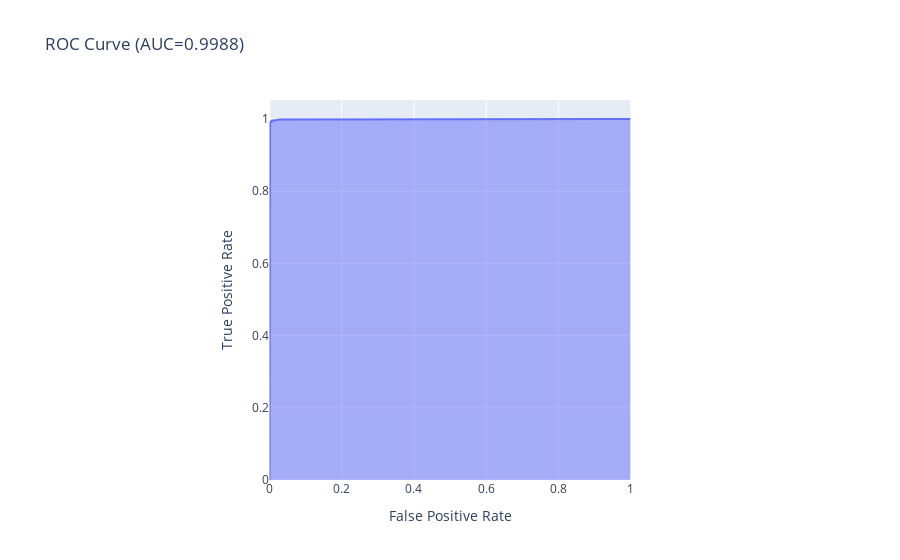
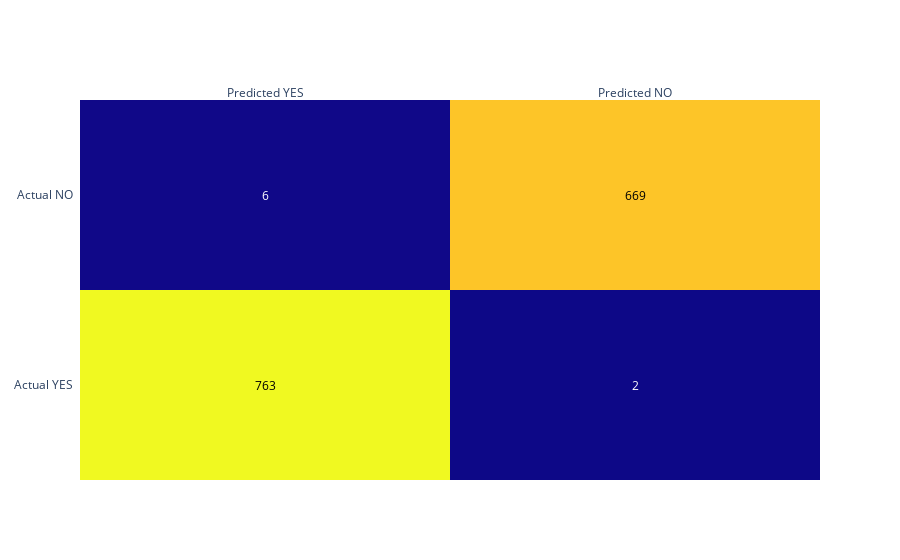
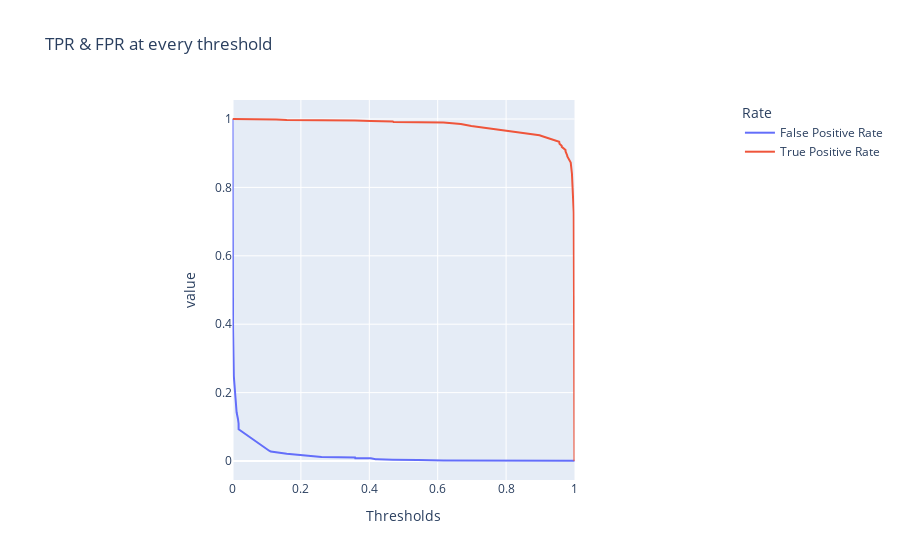
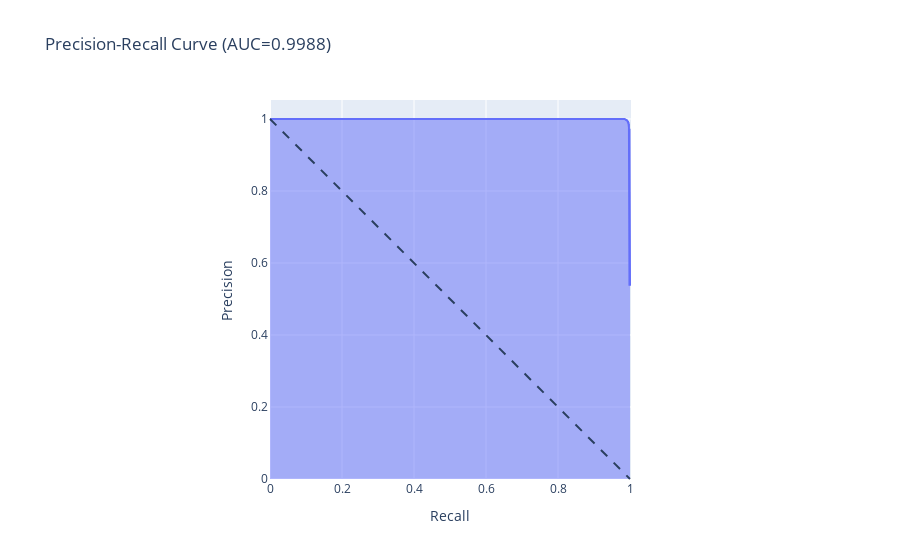

These figures' notebook cell, in order:
### Code cell
evaluate()

### Figure 1 — Plotly figure (JSON) as saved in the notebook; plotly's stock layout.template omitted (floating-point values rounded to 4 significant figures; data arrays with more than 128 entries replaced by an {"elided": "..."} marker saying what was removed)
{"data": [{"fillpattern": {"shape": ""}, "hovertemplate": "False Positive Rate=%{x}<br>True Positive Rate=%{y}<extra></extra>", "legendgroup": "", "line": {"color": "#636efa"}, "marker": {"symbol": "circle"}, "mode": "lines", "name": "", "orientation": "v", "showlegend": false, "stackgroup": "1", "type": "scatter", "x": {"elided": "232 float values"}, "xaxis": "x", "y": {"elided": "232 float values"}, "yaxis": "y"}], "layout": {"legend": {"tracegroupgap": 0}, "title": {"text": "ROC Curve (AUC=0.9988)"}, "xaxis": {"anchor": "y", "constrain": "domain", "domain": [0, 1], "title": {"text": "False Positive Rate"}}, "yaxis": {"anchor": "x", "domain": [0, 1], "scaleanchor": "x", "scaleratio": 1, "title": {"text": "True Positive Rate"}}}}

### Figure 2 — Plotly figure (JSON) as saved in the notebook; plotly's stock layout.template omitted (floating-point values rounded to 4 significant figures)
{"data": [{"colorscale": [[0, "#0d0887"], [0.1111, "#46039f"], [0.2222, "#7201a8"], [0.3333, "#9c179e"], [0.4444, "#bd3786"], [0.5556, "#d8576b"], [0.6667, "#ed7953"], [0.7778, "#fb9f3a"], [0.8889, "#fdca26"], [1, "#f0f921"]], "reversescale": false, "showscale": false, "type": "heatmap", "x": ["Predicted YES", "Predicted NO"], "y": ["Actual YES", "Actual NO"], "z": [[763, 2], [6, 669]]}], "layout": {"annotations": [{"font": {"color": "#000000"}, "showarrow": false, "text": "763", "x": "Predicted YES", "xref": "x", "y": "Actual YES", "yref": "y"}, {"font": {"color": "#FFFFFF"}, "showarrow": false, "text": "2", "x": "Predicted NO", "xref": "x", "y": "Actual YES", "yref": "y"}, {"font": {"color": "#FFFFFF"}, "showarrow": false, "text": "6", "x": "Predicted YES", "xref": "x", "y": "Actual NO", "yref": "y"}, {"font": {"color": "#000000"}, "showarrow": false, "text": "669", "x": "Predicted NO", "xref": "x", "y": "Actual NO", "yref": "y"}], "xaxis": {"dtick": 1, "gridcolor": "rgb(0, 0, 0)", "side": "top", "ticks": ""}, "yaxis": {"dtick": 1, "ticks": "", "ticksuffix": "  "}}}

### Figure 3 — Plotly figure (JSON) as saved in the notebook; plotly's stock layout.template omitted (floating-point values rounded to 4 significant figures; data arrays with more than 128 entries replaced by an {"elided": "..."} marker saying what was removed)
{"data": [{"hovertemplate": "Rate=False Positive Rate<br>Thresholds=%{x}<br>value=%{y}<extra></extra>", "legendgroup": "False Positive Rate", "line": {"color": "#636efa", "dash": "solid"}, "marker": {"symbol": "circle"}, "mode": "lines", "name": "False Positive Rate", "orientation": "v", "showlegend": true, "type": "scatter", "x": {"elided": "232 float values"}, "xaxis": "x", "y": {"elided": "232 float values"}, "yaxis": "y"}, {"hovertemplate": "Rate=True Positive Rate<br>Thresholds=%{x}<br>value=%{y}<extra></extra>", "legendgroup": "True Positive Rate", "line": {"color": "#EF553B", "dash": "solid"}, "marker": {"symbol": "circle"}, "mode": "lines", "name": "True Positive Rate", "orientation": "v", "showlegend": true, "type": "scatter", "x": {"elided": "232 float values"}, "xaxis": "x", "y": {"elided": "232 float values"}, "yaxis": "y"}], "layout": {"legend": {"title": {"text": "Rate"}, "tracegroupgap": 0}, "title": {"text": "TPR & FPR at every threshold"}, "xaxis": {"anchor": "y", "constrain": "domain", "domain": [0, 1], "range": [0, 1], "title": {"text": "Thresholds"}}, "yaxis": {"anchor": "x", "domain": [0, 1], "scaleanchor": "x", "scaleratio": 1, "title": {"text": "value"}}}}

### Figure 4 — Plotly figure (JSON) as saved in the notebook; plotly's stock layout.template omitted (floating-point values rounded to 4 significant figures; data arrays with more than 128 entries replaced by an {"elided": "..."} marker saying what was removed)
{"data": [{"fillpattern": {"shape": ""}, "hovertemplate": "Recall=%{x}<br>Precision=%{y}<extra></extra>", "legendgroup": "", "line": {"color": "#636efa"}, "marker": {"symbol": "circle"}, "mode": "lines", "name": "", "orientation": "v", "showlegend": false, "stackgroup": "1", "type": "scatter", "x": {"elided": "980 float values"}, "xaxis": "x", "y": {"elided": "980 float values"}, "yaxis": "y"}], "layout": {"legend": {"tracegroupgap": 0}, "shapes": [{"line": {"dash": "dash"}, "type": "line", "x0": 0, "x1": 1, "y0": 1, "y1": 0}], "title": {"text": "Precision-Recall Curve (AUC=0.9988)"}, "xaxis": {"anchor": "y", "constrain": "domain", "domain": [0, 1], "title": {"text": "Recall"}}, "yaxis": {"anchor": "x", "domain": [0, 1], "scaleanchor": "x", "scaleratio": 1, "title": {"text": "Precision"}}}}
